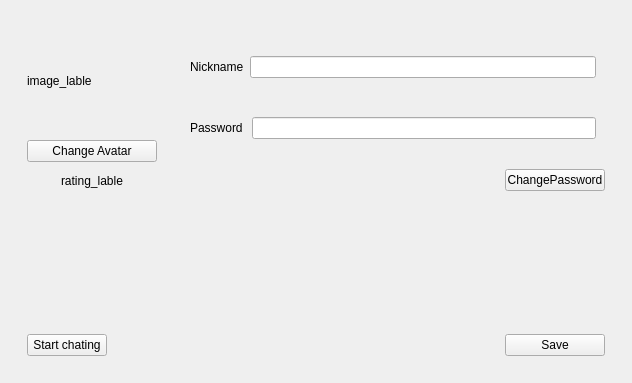
<?xml version="1.0" encoding="UTF-8"?>
<ui version="4.0">
 <class>ChatClientClass</class>
 <widget class="QMainWindow" name="ChatClientClass">
  <property name="geometry">
   <rect>
    <x>0</x>
    <y>0</y>
    <width>632</width>
    <height>383</height>
   </rect>
  </property>
  <property name="windowTitle">
   <string>InetChat</string>
  </property>
  <widget class="QWidget" name="centralwidget">
   <layout class="QVBoxLayout" name="verticalLayout">
    <item>
     <widget class="QStackedWidget" name="stackedWidget">
      <property name="currentIndex">
       <number>2</number>
      </property>
      <widget class="QWidget" name="StartW">
       <layout class="QGridLayout" name="gridLayout_2">
        <item row="0" column="0">
         <widget class="QPushButton" name="start_app_button">
          <property name="maximumSize">
           <size>
            <width>200</width>
            <height>16777215</height>
           </size>
          </property>
          <property name="text">
           <string>Start application</string>
          </property>
         </widget>
        </item>
       </layout>
      </widget>
      <widget class="QWidget" name="LogInW">
       <layout class="QGridLayout" name="gridLayout">
        <item row="0" column="1">
         <spacer name="verticalSpacer_top">
          <property name="orientation">
           <enum>Qt::Vertical</enum>
          </property>
          <property name="sizeHint" stdset="0">
           <size>
            <width>20</width>
            <height>40</height>
           </size>
          </property>
         </spacer>
        </item>
        <item row="2" column="2">
         <spacer name="horizontalSpacer_right">
          <property name="orientation">
           <enum>Qt::Horizontal</enum>
          </property>
          <property name="sizeHint" stdset="0">
           <size>
            <width>40</width>
            <height>20</height>
           </size>
          </property>
         </spacer>
        </item>
        <item row="2" column="0">
         <spacer name="horizontalSpacer_left">
          <property name="orientation">
           <enum>Qt::Horizontal</enum>
          </property>
          <property name="sizeHint" stdset="0">
           <size>
            <width>40</width>
            <height>20</height>
           </size>
          </property>
         </spacer>
        </item>
        <item row="1" column="1">
         <widget class="QWidget" name="nicknameW" native="true">
          <layout class="QFormLayout" name="formLayout">
           <item row="0" column="0">
            <widget class="QLabel" name="login_nickname_lable">
             <property name="text">
              <string>Nickname</string>
             </property>
            </widget>
           </item>
           <item row="0" column="1">
            <widget class="QLineEdit" name="login_nickname_edit"/>
           </item>
          </layout>
         </widget>
        </item>
        <item row="3" column="1">
         <widget class="QWidget" name="buttonsW" native="true">
          <layout class="QHBoxLayout" name="horizontalLayout_2">
           <item>
            <spacer name="horizontalSpacer_buttonW">
             <property name="orientation">
              <enum>Qt::Horizontal</enum>
             </property>
             <property name="sizeHint" stdset="0">
              <size>
               <width>40</width>
               <height>20</height>
              </size>
             </property>
            </spacer>
           </item>
           <item>
            <widget class="QPushButton" name="login_sign_in_button">
             <property name="text">
              <string>Sign in</string>
             </property>
            </widget>
           </item>
           <item>
            <widget class="QPushButton" name="login_log_in_button">
             <property name="text">
              <string>Log in</string>
             </property>
            </widget>
           </item>
          </layout>
         </widget>
        </item>
        <item row="2" column="1">
         <widget class="QWidget" name="passwordW" native="true">
          <layout class="QFormLayout" name="formLayout_2">
           <item row="0" column="0">
            <widget class="QLabel" name="password_lable">
             <property name="text">
              <string>Password </string>
             </property>
            </widget>
           </item>
           <item row="0" column="1">
            <widget class="QLineEdit" name="login_password_edit"/>
           </item>
          </layout>
         </widget>
        </item>
        <item row="4" column="1">
         <spacer name="verticalSpacer_bottom">
          <property name="orientation">
           <enum>Qt::Vertical</enum>
          </property>
          <property name="sizeHint" stdset="0">
           <size>
            <width>20</width>
            <height>40</height>
           </size>
          </property>
         </spacer>
        </item>
       </layout>
      </widget>
      <widget class="QWidget" name="ProfileW">
       <layout class="QHBoxLayout" name="horizontalLayout_5" stretch="1,3">
        <item>
         <widget class="QWidget" name="widget_7" native="true">
          <layout class="QVBoxLayout" name="verticalLayout_4" stretch="4,0,1,5,0">
           <item>
            <widget class="QLabel" name="profile_image_lable">
             <property name="text">
              <string>image_lable</string>
             </property>
            </widget>
           </item>
           <item>
            <widget class="QPushButton" name="profile_change_avatar_button">
             <property name="text">
              <string>Change Avatar</string>
             </property>
            </widget>
           </item>
           <item alignment="Qt::AlignHCenter">
            <widget class="QLabel" name="profile_raiting_text">
             <property name="text">
              <string>rating_lable</string>
             </property>
            </widget>
           </item>
           <item>
            <spacer name="verticalSpacer">
             <property name="orientation">
              <enum>Qt::Vertical</enum>
             </property>
             <property name="sizeHint" stdset="0">
              <size>
               <width>20</width>
               <height>40</height>
              </size>
             </property>
            </spacer>
           </item>
           <item>
            <widget class="QPushButton" name="profile_start_chating_button">
             <property name="maximumSize">
              <size>
               <width>80</width>
               <height>16777215</height>
              </size>
             </property>
             <property name="text">
              <string>Start chating</string>
             </property>
            </widget>
           </item>
          </layout>
         </widget>
        </item>
        <item>
         <widget class="QWidget" name="widget" native="true">
          <layout class="QVBoxLayout" name="verticalLayout_5" stretch="1,3,3,0,7,0">
           <property name="spacing">
            <number>0</number>
           </property>
           <item>
            <spacer name="verticalSpacer_data_top">
             <property name="orientation">
              <enum>Qt::Vertical</enum>
             </property>
             <property name="sizeHint" stdset="0">
              <size>
               <width>20</width>
               <height>40</height>
              </size>
             </property>
            </spacer>
           </item>
           <item>
            <widget class="QWidget" name="widget_2" native="true">
             <layout class="QFormLayout" name="formLayout_3">
              <item row="0" column="0">
               <widget class="QLabel" name="profile_nickname_lable">
                <property name="text">
                 <string>Nickname</string>
                </property>
               </widget>
              </item>
              <item row="0" column="1">
               <widget class="QLineEdit" name="profile_nickname_edit"/>
              </item>
             </layout>
            </widget>
           </item>
           <item>
            <widget class="QWidget" name="widget_3" native="true">
             <layout class="QFormLayout" name="formLayout_4">
              <item row="0" column="0">
               <widget class="QLabel" name="profile_password_lable">
                <property name="text">
                 <string>Password </string>
                </property>
               </widget>
              </item>
              <item row="0" column="1">
               <widget class="QLineEdit" name="profile_password_edit"/>
              </item>
             </layout>
            </widget>
           </item>
           <item alignment="Qt::AlignRight">
            <widget class="QPushButton" name="profile_change_password_button">
             <property name="maximumSize">
              <size>
               <width>100</width>
               <height>16777215</height>
              </size>
             </property>
             <property name="text">
              <string>ChangePassword</string>
             </property>
            </widget>
           </item>
           <item>
            <spacer name="verticalSpacer_data_bottom">
             <property name="orientation">
              <enum>Qt::Vertical</enum>
             </property>
             <property name="sizeHint" stdset="0">
              <size>
               <width>20</width>
               <height>40</height>
              </size>
             </property>
            </spacer>
           </item>
           <item alignment="Qt::AlignRight">
            <widget class="QPushButton" name="profile_save_button">
             <property name="minimumSize">
              <size>
               <width>100</width>
               <height>0</height>
              </size>
             </property>
             <property name="maximumSize">
              <size>
               <width>100</width>
               <height>16777215</height>
              </size>
             </property>
             <property name="text">
              <string>Save</string>
             </property>
            </widget>
           </item>
          </layout>
         </widget>
        </item>
       </layout>
      </widget>
      <widget class="QWidget" name="ChatListW">
       <layout class="QVBoxLayout" name="verticalLayout_6">
        <property name="spacing">
         <number>0</number>
        </property>
        <item>
         <widget class="QWidget" name="widget_8" native="true">
          <property name="maximumSize">
           <size>
            <width>16777215</width>
            <height>40</height>
           </size>
          </property>
          <layout class="QHBoxLayout" name="horizontalLayout">
           <property name="leftMargin">
            <number>0</number>
           </property>
           <property name="topMargin">
            <number>0</number>
           </property>
           <property name="rightMargin">
            <number>0</number>
           </property>
           <item>
            <widget class="QPushButton" name="chatList_add_chat_button">
             <property name="text">
              <string>Add chat</string>
             </property>
            </widget>
           </item>
           <item>
            <spacer name="horizontalSpacer">
             <property name="orientation">
              <enum>Qt::Horizontal</enum>
             </property>
             <property name="sizeHint" stdset="0">
              <size>
               <width>40</width>
               <height>20</height>
              </size>
             </property>
            </spacer>
           </item>
           <item>
            <widget class="QPushButton" name="chatList_profile_button">
             <property name="maximumSize">
              <size>
               <width>50</width>
               <height>16777215</height>
              </size>
             </property>
             <property name="text">
              <string>Profile</string>
             </property>
            </widget>
           </item>
          </layout>
         </widget>
        </item>
        <item>
         <widget class="ChatWView" name="chatList_listView"/>
        </item>
       </layout>
      </widget>
      <widget class="QWidget" name="ChatW">
       <layout class="QVBoxLayout" name="verticalLayout_2" stretch="1,10,2">
        <property name="spacing">
         <number>0</number>
        </property>
        <property name="leftMargin">
         <number>5</number>
        </property>
        <property name="topMargin">
         <number>8</number>
        </property>
        <property name="rightMargin">
         <number>5</number>
        </property>
        <property name="bottomMargin">
         <number>0</number>
        </property>
        <item>
         <widget class="QWidget" name="widget_6" native="true">
          <property name="sizePolicy">
           <sizepolicy hsizetype="Preferred" vsizetype="Expanding">
            <horstretch>0</horstretch>
            <verstretch>0</verstretch>
           </sizepolicy>
          </property>
          <property name="maximumSize">
           <size>
            <width>16777215</width>
            <height>35</height>
           </size>
          </property>
          <property name="sizeIncrement">
           <size>
            <width>0</width>
            <height>0</height>
           </size>
          </property>
          <layout class="QHBoxLayout" name="horizontalLayout_4" stretch="0,1">
           <property name="rightMargin">
            <number>0</number>
           </property>
           <item>
            <widget class="QLabel" name="chat_name_lable">
             <property name="text">
              <string>Chat_name</string>
             </property>
            </widget>
           </item>
           <item>
            <widget class="QPushButton" name="chat_exit_button">
             <property name="sizePolicy">
              <sizepolicy hsizetype="Fixed" vsizetype="Fixed">
               <horstretch>0</horstretch>
               <verstretch>0</verstretch>
              </sizepolicy>
             </property>
             <property name="maximumSize">
              <size>
               <width>30</width>
               <height>16777215</height>
              </size>
             </property>
             <property name="styleSheet">
              <string notr="true">background-color: rgb(255, 140, 129)</string>
             </property>
             <property name="text">
              <string>Exit</string>
             </property>
            </widget>
           </item>
          </layout>
         </widget>
        </item>
        <item>
         <widget class="MessageWView" name="chat_listView"/>
        </item>
        <item>
         <widget class="QWidget" name="widget_4" native="true">
          <layout class="QHBoxLayout" name="horizontalLayout_3" stretch="8,0">
           <property name="leftMargin">
            <number>0</number>
           </property>
           <property name="topMargin">
            <number>0</number>
           </property>
           <property name="rightMargin">
            <number>0</number>
           </property>
           <item>
            <widget class="QTextEdit" name="text_edit">
             <property name="sizePolicy">
              <sizepolicy hsizetype="Expanding" vsizetype="MinimumExpanding">
               <horstretch>0</horstretch>
               <verstretch>0</verstretch>
              </sizepolicy>
             </property>
             <property name="maximumSize">
              <size>
               <width>16777215</width>
               <height>50</height>
              </size>
             </property>
             <property name="sizeIncrement">
              <size>
               <width>0</width>
               <height>0</height>
              </size>
             </property>
            </widget>
           </item>
           <item>
            <widget class="QWidget" name="widget_5" native="true">
             <layout class="QVBoxLayout" name="verticalLayout_3">
              <item>
               <widget class="QPushButton" name="send_button">
                <property name="text">
                 <string>Send</string>
                </property>
               </widget>
              </item>
              <item>
               <widget class="QPushButton" name="add_attach_button">
                <property name="text">
                 <string>Add attach</string>
                </property>
               </widget>
              </item>
             </layout>
            </widget>
           </item>
          </layout>
         </widget>
        </item>
       </layout>
      </widget>
      <widget class="QWidget" name="AddChatRoomEdit">
       <layout class="QVBoxLayout" name="verticalLayout_7">
        <item>
         <widget class="QWidget" name="widget_10" native="true">
          <layout class="QHBoxLayout" name="horizontalLayout_6">
           <item>
            <widget class="QLabel" name="label">
             <property name="maximumSize">
              <size>
               <width>61</width>
               <height>16777215</height>
              </size>
             </property>
             <property name="text">
              <string>Name         </string>
             </property>
            </widget>
           </item>
           <item>
            <widget class="QLineEdit" name="add_room_name_edit"/>
           </item>
          </layout>
         </widget>
        </item>
        <item>
         <widget class="QWidget" name="widget_11" native="true">
          <layout class="QHBoxLayout" name="horizontalLayout_7">
           <item>
            <widget class="QLabel" name="label_2">
             <property name="maximumSize">
              <size>
               <width>61</width>
               <height>16777215</height>
              </size>
             </property>
             <property name="text">
              <string>Description</string>
             </property>
            </widget>
           </item>
           <item>
            <widget class="QTextEdit" name="add_room_descr_edit"/>
           </item>
          </layout>
         </widget>
        </item>
        <item>
         <widget class="QWidget" name="widget_13" native="true">
          <layout class="QHBoxLayout" name="horizontalLayout_10">
           <item>
            <widget class="QLabel" name="label_4">
             <property name="maximumSize">
              <size>
               <width>61</width>
               <height>16777215</height>
              </size>
             </property>
             <property name="text">
              <string>Topic name</string>
             </property>
            </widget>
           </item>
           <item>
            <widget class="QComboBox" name="add_room_combo_box"/>
           </item>
          </layout>
         </widget>
        </item>
        <item>
         <widget class="QCheckBox" name="add_room_private_check_box">
          <property name="text">
           <string>Private</string>
          </property>
         </widget>
        </item>
        <item>
         <widget class="QWidget" name="widget_12" native="true">
          <layout class="QHBoxLayout" name="horizontalLayout_9">
           <item>
            <widget class="QLabel" name="label_3">
             <property name="maximumSize">
              <size>
               <width>61</width>
               <height>16777215</height>
              </size>
             </property>
             <property name="text">
              <string>Password   </string>
             </property>
            </widget>
           </item>
           <item>
            <widget class="QLineEdit" name="add_room_password_edit"/>
           </item>
          </layout>
         </widget>
        </item>
        <item>
         <widget class="QWidget" name="widget_9" native="true">
          <layout class="QHBoxLayout" name="horizontalLayout_8">
           <item>
            <widget class="QPushButton" name="add_room_cancel_button">
             <property name="text">
              <string>Cancel</string>
             </property>
            </widget>
           </item>
           <item>
            <spacer name="horizontalSpacer_2">
             <property name="orientation">
              <enum>Qt::Horizontal</enum>
             </property>
             <property name="sizeHint" stdset="0">
              <size>
               <width>40</width>
               <height>20</height>
              </size>
             </property>
            </spacer>
           </item>
           <item>
            <widget class="QPushButton" name="add_room_create_button">
             <property name="text">
              <string>Create</string>
             </property>
            </widget>
           </item>
          </layout>
         </widget>
        </item>
       </layout>
      </widget>
     </widget>
    </item>
   </layout>
  </widget>
 </widget>
 <customwidgets>
  <customwidget>
   <class>MessageWView</class>
   <extends>QListView</extends>
   <header>messagewview.h</header>
  </customwidget>
  <customwidget>
   <class>ChatWView</class>
   <extends>QListView</extends>
   <header>chatwview.h</header>
  </customwidget>
 </customwidgets>
 <resources/>
 <connections/>
</ui>
